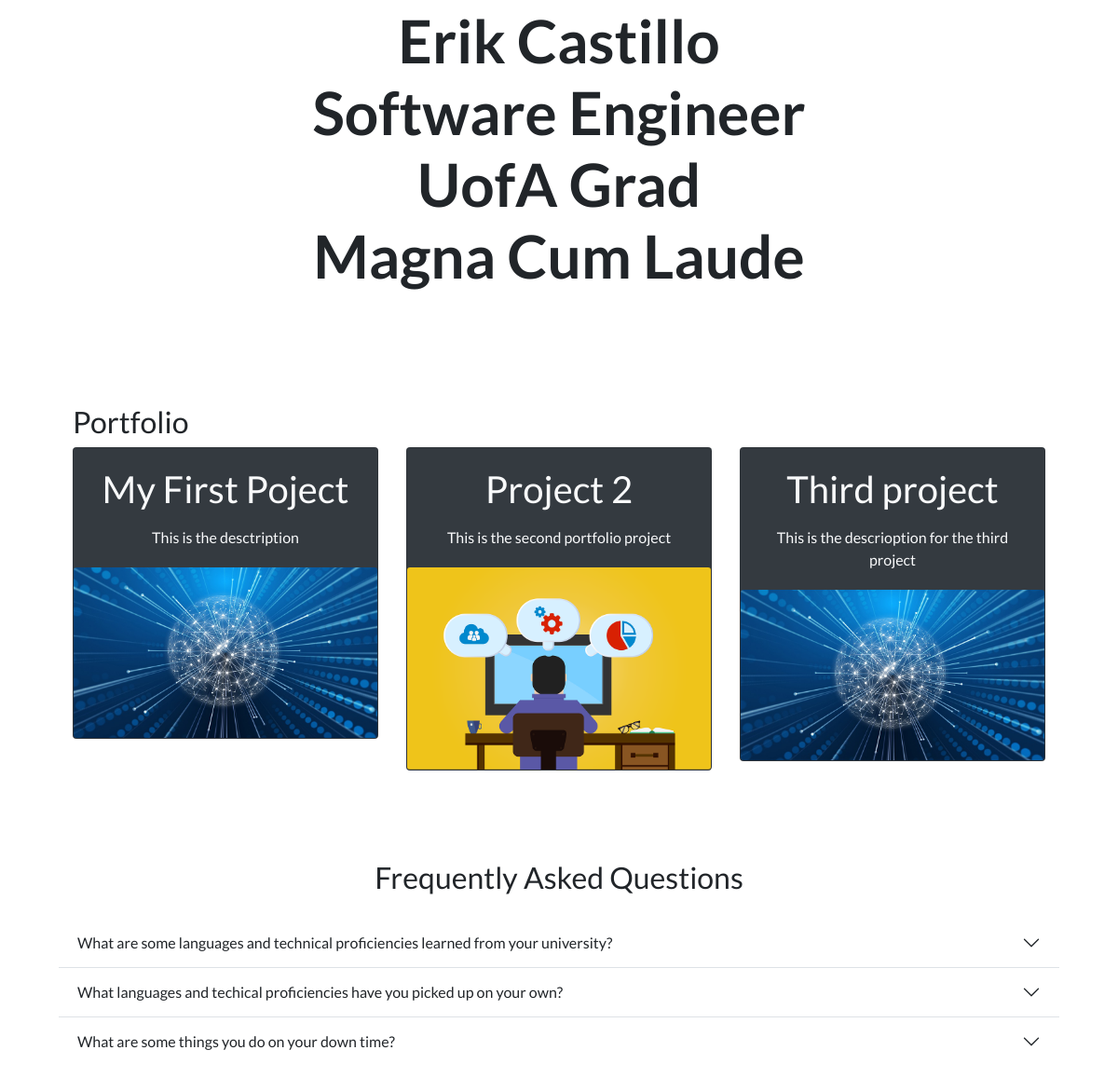
The app's page / (lower part), older data.
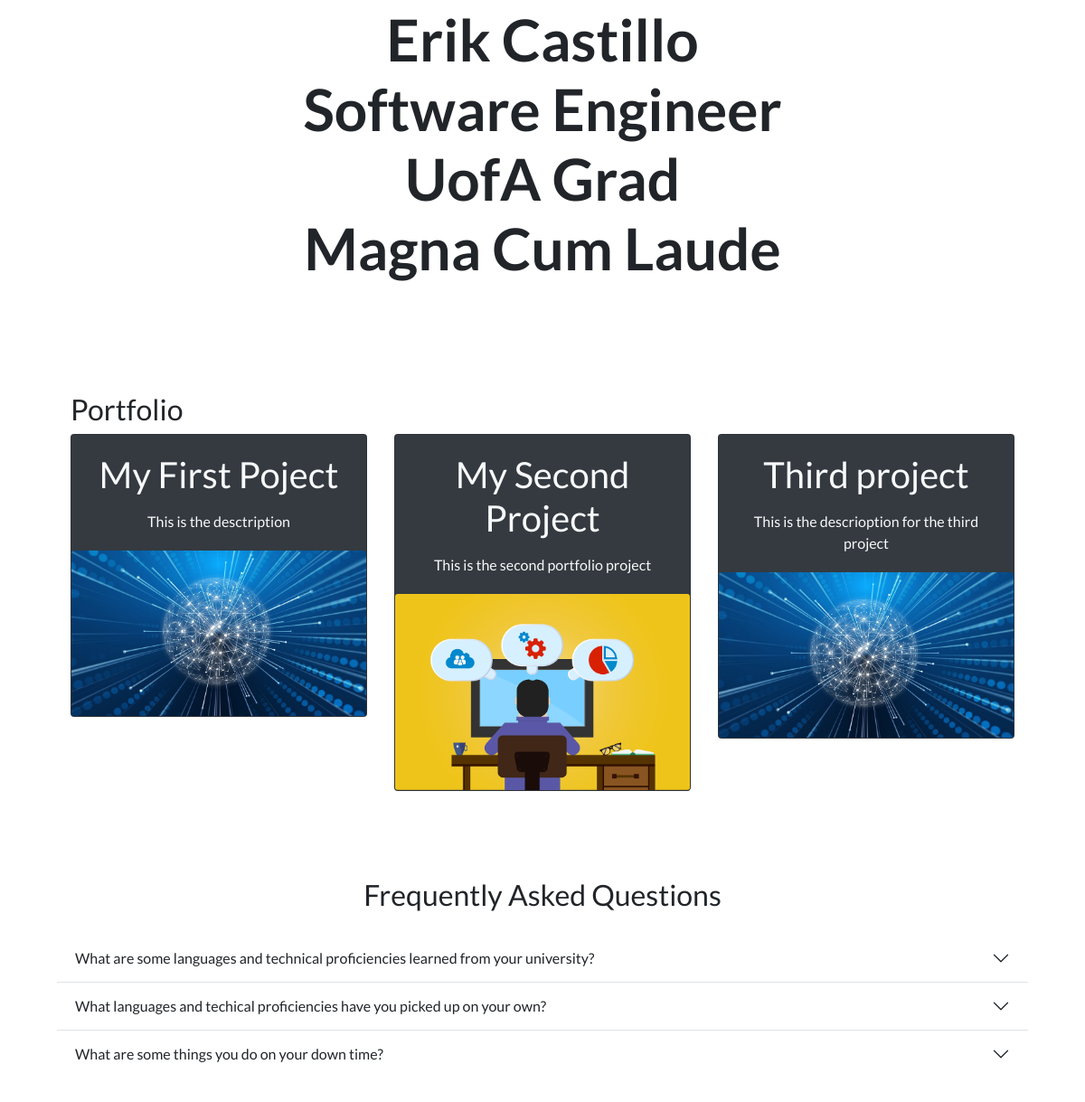
The same page, newer data.
### portfolio/models.py (models this page shows, shortened)
class Project(models.Model):
    title = models.CharField(max_length=100)
    description = models.CharField(max_length=250)
    image = models.ImageField(upload_to='portfolio/images/')
    url = models.URLField(blank=True)

### portfolio/views.py (the view)
# urls.py: 2. Add a URL to urlpatterns:  path('', views.home, name='home')
def home(request):
    projects = Project.objects.all()
    return render(request, 'portfolio/home.html', {'projects': projects} )

### portfolio/templates/portfolio/home.html (shortened to what this page needs)
{% extends 'portfolio/base.html' %}
{% block content %}
{% load static%}
<div class="row justify-content-center mb-3">
  <div class="col-md-9 text-center">
    <h1 id="hometext" class="font-weight-bold">Erik Castillo <br> Software Engineer <br> UofA Grad <br> Magna Cum Laude</h1>
  </div>
</div>
<section class="container p-5">
  <h2 class="mt-5">Portfolio</h2>
  <div class="row text-center g-4">
      {% for project in projects %}
      <div class="col-lg-4 col-md-4">
          <div class="card bg-dark text-light">   {% comment %}took this out: style="width: 18rem;" {% endcomment %}
              <div class="card-body text-center">
                  <h1 class="card-title mb-3">{{ project.title }}</h1>
                  <p class="card-text">{{ project.description }}</p>
              </div>
              <a href="{{ project.url }}">
                  <img src="{{ project.image.url}}" class="card-img">
              </a>
          </div>
      </div>
      {% endfor %}
  </div>
</section>
<section class="p-5">
  <div class="container">
    <h2 class="text-center mb-4">Frequently Asked Questions</h2>
    <div class="accordion accordion-flush" id="questions">
      <div class="accordion-item">
        <h2 class="accordion-header">
          <button class="accordion-button collapsed" type="button" data-bs-toggle="collapse" data-bs-target="#question-one">
            What are some languages and technical proficiencies learned from your university?
          </button>
        </h2>
      </div>
      <div class="accordion-item">
        <h2 class="accordion-header">
          <button class="accordion-button collapsed" type="button" data-bs-toggle="collapse" data-bs-target="#question-two">
            What languages and techical proficiencies have you picked up on your own?
          </button>
        </h2>
      </div>
      <div class="accordion-item">
        <h2 class="accordion-header">
          <button class="accordion-button collapsed" type="button" data-bs-toggle="collapse" data-bs-target="#question-three">
            What are some things you do on your down time?
          </button>
        </h2>
      </div>
    </div>
  </div>
</section>
{% endblock content %}

### portfolio/templates/portfolio/base.html (shortened to what this page needs)
<!doctype html>
<html lang="en">
  <head>
    {% load static%}
    <link href="https://cdn.jsdelivr.net/npm/bootstrap@5.3.0-alpha3/dist/css/bootstrap.min.css" rel="stylesheet">
    <link rel="stylesheet" href="https://stackpath.bootstrapcdn.com/bootstrap/4.4.1/css/bootstrap.min.css">
    <link rel="stylesheet" href="{% static "portfolio/custom.css" %}">
  </head>
  <body>
  <div>
    {% block content %}{% endblock content %}
  </div>
  </body>
  </html>

### portfolio/static/portfolio/custom.css (style rules this page uses)
body { font-family: 'Lato', sans-serif; }
@media (min-width: 992px) { #hometext { font-size: 4rem; } }

Row changes from the older to the newer data that the page shows:
changed Project "This is the second portfolio project": title "Project 2" → "My Second Project"
